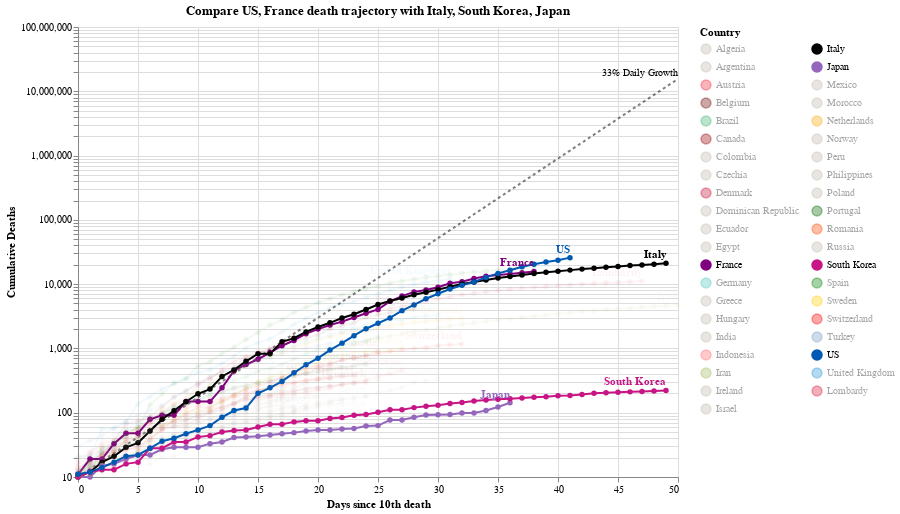

The code cell stored with this chart in its notebook:
### Code cell
#hide_input
chart3 = make_since_chart(['US', 'France'])
chart3

### Figure 1 — Vega-Lite specification as saved in the notebook (floating-point values rounded to 4 significant figures; data arrays with more than 128 entries replaced by an {"elided": "..."} marker saying what was removed)
{"config": {"view": {"continuousWidth": 400, "continuousHeight": 300}}, "layer": [{"mark": {"type": "line", "color": "black", "opacity": 0.5, "strokeDash": [3, 3]}, "encoding": {"x": {"type": "quantitative", "field": "Days since 10th death"}, "y": {"type": "quantitative", "field": "Confirmed Cases"}}}, {"mark": {"type": "text", "align": "right", "dy": -6, "fontSize": 10, "text": "33% Daily Growth"}, "encoding": {"x": {"type": "quantitative", "field": "Days since 10th death"}, "y": {"type": "quantitative", "field": "Confirmed Cases"}}, "transform": [{"filter": "(datum['Days since 10th death'] >= 50)"}]}, {"data": {"name": "data-d033090fc7b85e2c439fcff0e251bf76"}, "mark": {"type": "line", "point": true}, "encoding": {"color": {"type": "nominal", "field": "Country", "legend": {"columns": 2, "symbolLimit": 100}, "scale": {"domain": ["Algeria", "Argentina", "Austria", "Belgium", "Brazil", "Canada", "Colombia", "Czechia", "Denmark", "Dominican Republic", "Ecuador", "Egypt", "France", "Germany", "Greece", "Hungary", "India", "Indonesia", "Iran", "Ireland", "Israel", "Italy", "Japan", "Mexico", "Morocco", "Netherlands", "Norway", "Peru", "Philippines", "Poland", "Portugal", "Romania", "Russia", "South Korea", "Spain", "Sweden", "Switzerland", "Turkey", "US", "United Kingdom", "Lombardy"], "range": ["#C1B7AD", "#C1B7AD", "#ED2939", "#6f0000", "mediumseagreen", "#990000", "#C1B7AD", "#C1B7AD", "#C60C30", "#C1B7AD", "#C1B7AD", "#C1B7AD", "purple", "#4DC6BD", "#C1B7AD", "#C1B7AD", "#C1B7AD", "#FF6666", "#A1BA59", "#C1B7AD", "#C1B7AD", "black", "#9467bd", "#C1B7AD", "#C1B7AD", "orange", "#C1B7AD", "#C1B7AD", "#C1B7AD", "#C1B7AD", "#006600", "#FF4500", "#C1B7AD", "#C71585", "green", "#FFCD00", "#ff0000", "#7499c7", "#0059B3", "#2495D3", "#DC143C"]}}, "opacity": {"condition": {"value": 1, "selection": "selector004"}, "value": 0.05}, "tooltip": [{"type": "nominal", "field": "Country"}, {"type": "temporal", "field": "Date"}, {"type": "quantitative", "field": "Confirmed Cases"}, {"type": "quantitative", "field": "Days since 10th death"}], "x": {"type": "quantitative", "field": "Days since 10th death"}, "y": {"type": "quantitative", "axis": {"title": "Cumulative Deaths"}, "field": "Confirmed Cases", "scale": {"type": "log"}}}, "height": 450, "selection": {"selector004": {"type": "multi", "fields": ["Country"], "bind": "legend", "init": [{"Country": "US"}, {"Country": "France"}, {"Country": "Italy"}, {"Country": "South Korea"}, {"Country": "Japan"}]}}, "width": 600}, {"data": {"name": "data-d033090fc7b85e2c439fcff0e251bf76"}, "mark": {"type": "text", "align": "right", "dy": -8, "fontWeight": "bold"}, "encoding": {"color": {"type": "nominal", "field": "Country", "legend": {"columns": 2, "symbolLimit": 100}, "scale": {"domain": ["Algeria", "Argentina", "Austria", "Belgium", "Brazil", "Canada", "Colombia", "Czechia", "Denmark", "Dominican Republic", "Ecuador", "Egypt", "France", "Germany", "Greece", "Hungary", "India", "Indonesia", "Iran", "Ireland", "Israel", "Italy", "Japan", "Mexico", "Morocco", "Netherlands", "Norway", "Peru", "Philippines", "Poland", "Portugal", "Romania", "Russia", "South Korea", "Spain", "Sweden", "Switzerland", "Turkey", "US", "United Kingdom", "Lombardy"], "range": ["#C1B7AD", "#C1B7AD", "#ED2939", "#6f0000", "mediumseagreen", "#990000", "#C1B7AD", "#C1B7AD", "#C60C30", "#C1B7AD", "#C1B7AD", "#C1B7AD", "purple", "#4DC6BD", "#C1B7AD", "#C1B7AD", "#C1B7AD", "#FF6666", "#A1BA59", "#C1B7AD", "#C1B7AD", "black", "#9467bd", "#C1B7AD", "#C1B7AD", "orange", "#C1B7AD", "#C1B7AD", "#C1B7AD", "#C1B7AD", "#006600", "#FF4500", "#C1B7AD", "#C71585", "green", "#FFCD00", "#ff0000", "#7499c7", "#0059B3", "#2495D3", "#DC143C"]}}, "opacity": {"condition": {"value": 1, "selection": "selector004"}, "value": 0.05}, "text": {"type": "nominal", "field": "Country"}, "tooltip": [{"type": "nominal", "field": "Country"}, {"type": "temporal", "field": "Date"}, {"type": "quantitative", "field": "Confirmed Cases"}, {"type": "quantitative", "field": "Days since 10th death"}], "x": {"type": "quantitative", "field": "Days since 10th death"}, "y": {"type": "quantitative", "axis": {"title": "Cumulative Deaths"}, "field": "Confirmed Cases", "scale": {"type": "log"}}}, "height": 450, "transform": [{"filter": "(datum['Date'] >= 1586822400000)"}], "width": 600}], "data": {"name": "data-97eb3ee0e7a0645d17a24342305105f6"}, "title": "Compare US, France death trajectory with Italy, South Korea, Japan", "$schema": "https://vega.github.io/schema/vega-lite/v4.8.1.json", "datasets": {"data-97eb3ee0e7a0645d17a24342305105f6": [{"Days since 10th death": 0, "Confirmed Cases": 10.0}, {"Days since 10th death": 1, "Confirmed Cases": 13.3}, {"Days since 10th death": 2, "Confirmed Cases": 17.69}, {"Days since 10th death": 3, "Confirmed Cases": 23.53}, {"Days since 10th death": 4, "Confirmed Cases": 31.29}, {"Days since 10th death": 5, "Confirmed Cases": 41.62}, {"Days since 10th death": 6, "Confirmed Cases": 55.35}, {"Days since 10th death": 7, "Confirmed Cases": 73.61}, {"Days since 10th death": 8, "Confirmed Cases": 97.91}, {"Days since 10th death": 9, "Confirmed Cases": 130.2}, {"Days since 10th death": 10, "Confirmed Cases": 173.2}, {"Days since 10th death": 11, "Confirmed Cases": 230.3}, {"Days since 10th death": 12, "Confirmed Cases": 306.4}, {"Days since 10th death": 13, "Confirmed Cases": 407.4}, {"Days since 10th death": 14, "Confirmed Cases": 541.9}, {"Days since 10th death": 15, "Confirmed Cases": 720.7}, {"Days since 10th death": 16, "Confirmed Cases": 958.6}, {"Days since 10th death": 17, "Confirmed Cases": 1275.0}, {"Days since 10th death": 18, "Confirmed Cases": 1696.0}, {"Days since 10th death": 19, "Confirmed Cases": 2255.0}, {"Days since 10th death": 20, "Confirmed Cases": 2999.0}, {"Days since 10th death": 21, "Confirmed Cases": 3989.0}, {"Days since 10th death": 22, "Confirmed Cases": 5306.0}, {"Days since 10th death": 23, "Confirmed Cases": 7056.0}, {"Days since 10th death": 24, "Confirmed Cases": 9385.0}, {"Days since 10th death": 25, "Confirmed Cases": 12480.0}, {"Days since 10th death": 26, "Confirmed Cases": 16600.0}, {"Days since 10th death": 27, "Confirmed Cases": 22080.0}, {"Days since 10th death": 28, "Confirmed Cases": 29370.0}, {"Days since 10th death": 29, "Confirmed Cases": 39060.0}, {"Days since 10th death": 30, "Confirmed Cases": 51950.0}, {"Days since 10th death": 31, "Confirmed Cases": 69090.0}, {"Days since 10th death": 32, "Confirmed Cases": 91890.0}, {"Days since 10th death": 33, "Confirmed Cases": 122200.0}, {"Days since 10th death": 34, "Confirmed Cases": 162500.0}, {"Days since 10th death": 35, "Confirmed Cases": 216200.0}, {"Days since 10th death": 36, "Confirmed Cases": 287500.0}, {"Days since 10th death": 37, "Confirmed Cases": 382400.0}, {"Days since 10th death": 38, "Confirmed Cases": 508600.0}, {"Days since 10th death": 39, "Confirmed Cases": 676400.0}, {"Days since 10th death": 40, "Confirmed Cases": 899600.0}, {"Days since 10th death": 41, "Confirmed Cases": 1197000.0}, {"Days since 10th death": 42, "Confirmed Cases": 1591000.0}, {"Days since 10th death": 43, "Confirmed Cases": 2117000.0}, {"Days since 10th death": 44, "Confirmed Cases": 2815000.0}, {"Days since 10th death": 45, "Confirmed Cases": 3744000.0}, {"Days since 10th death": 46, "Confirmed Cases": 4979000.0}, {"Days since 10th death": 47, "Confirmed Cases": 6623000.0}, {"Days since 10th death": 48, "Confirmed Cases": 8808000.0}, {"Days since 10th death": 49, "Confirmed Cases": 11710000.0}, {"Days since 10th death": 50, "Confirmed Cases": 15580000.0}], "data-d033090fc7b85e2c439fcff0e251bf76": {"elided": "1148 records"}}}
